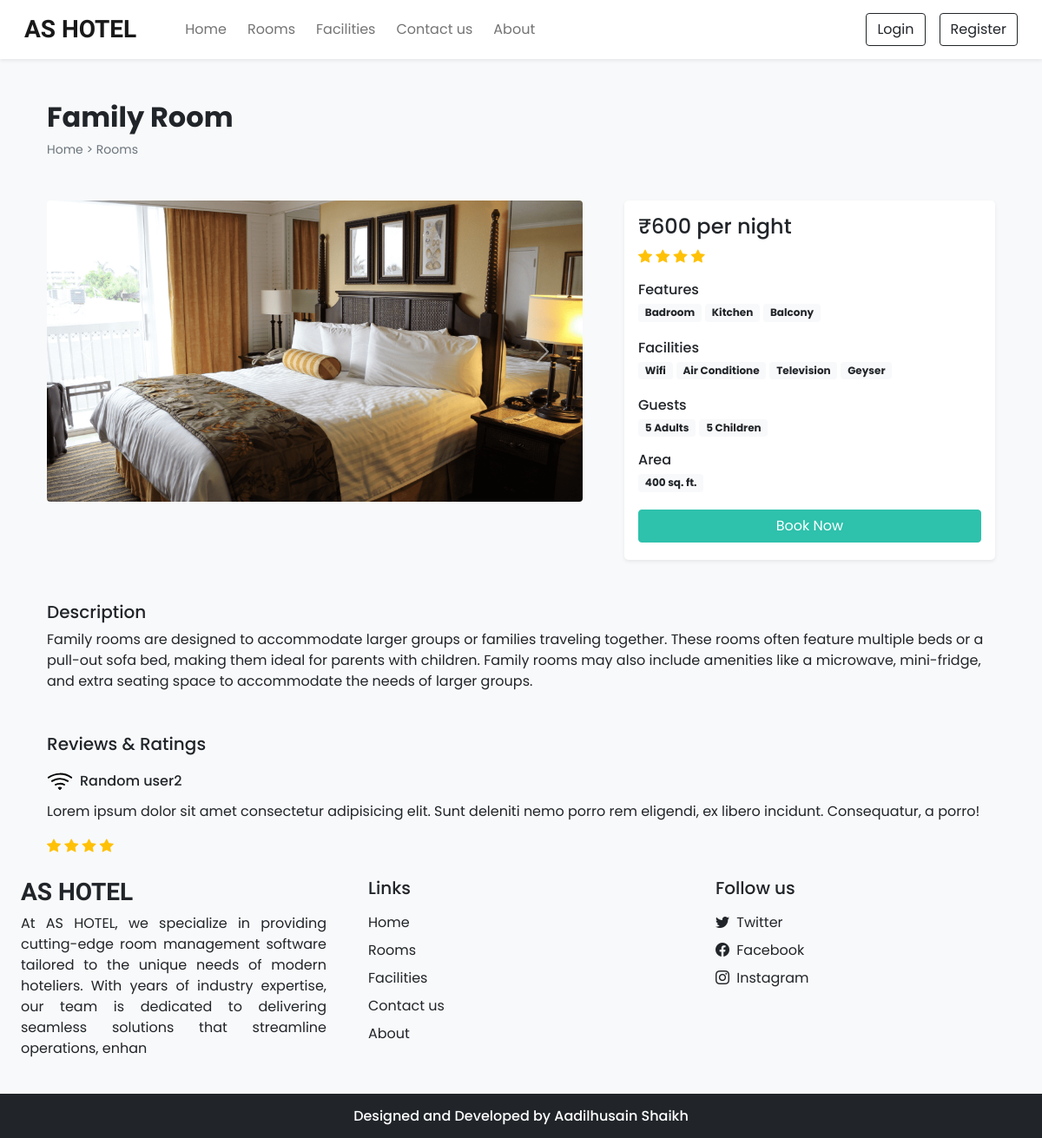
/room_details.php?id=10, run on the app's committed database.
### tables this page shows
CREATE TABLE `settings` (
  `sr_no` int(11) NOT NULL,
  `site_title` varchar(30) NOT NULL,
  `site_about` varchar(250) NOT NULL,
  `shutdown` tinyint(1) NOT NULL
);

CREATE TABLE `rooms` (
  `id` int(11) NOT NULL,
  `name` varchar(150) NOT NULL,
  `area` int(11) NOT NULL,
  `price` int(11) NOT NULL,
  `quantity` int(11) NOT NULL,
  `adult` int(11) NOT NULL,
  `children` int(11) NOT NULL,
  `description` varchar(350) NOT NULL,
  `status` int(11) NOT NULL DEFAULT 1,
  `removed` int(11) NOT NULL DEFAULT 0
);

CREATE TABLE `room_images` (
  `sr_no` int(11) NOT NULL,
  `room_id` int(11) NOT NULL,
  `image` varchar(150) NOT NULL,
  `thumb` tinyint(4) NOT NULL DEFAULT 0
);

CREATE TABLE `features` (
  `id` int(11) NOT NULL,
  `name` varchar(50) NOT NULL
);

CREATE TABLE `facilities` (
  `id` int(11) NOT NULL,
  `icon` varchar(100) NOT NULL,
  `name` varchar(50) NOT NULL,
  `description` varchar(500) NOT NULL
);

### admin/inc/db_config.php (called while the page is built, shortened)
<?php
    function select($sql,$values,$datatypes)
    {
        $con = $GLOBALS['con'];
        if($stmt = mysqli_prepare($con,$sql))
        {
            mysqli_stmt_bind_param($stmt,$datatypes,...$values);
            if(mysqli_stmt_execute($stmt)){
                $res = mysqli_stmt_get_result($stmt);
                return $res;
            }
            else{
                mysqli_stmt_close($stmt);
                die("Query cannot be executed - Select");
            }
        }
        else{
            die("Query cannot be prepared - Select");
        }
    }
?>

### room_details.php (the view, shortened to what this page needs)
<!doctype html>
<html lang="en">
<head>
    <?php require('inc/links.php'); ?>
</head>
<body class="bg-light">
    <?php require('inc/header.php'); ?>
    <?php
    $data = filteration($_GET);
    $room_res = select("SELECT * FROM `rooms` WHERE `id`=? AND `status` =? And `removed`=?", [$data['id'], 1, 0], 'iii');
    $room_data = mysqli_fetch_assoc($room_res);
    ?>
    <div class="container">
        <div class="row">
            <div class="col-12 my-5 px-4">
                <h2 class="fw-bold"><?php echo $room_data['name'] ?></h2>
                <div style="font-size: 14px;">
                    <a href="index.php" class="text-secondary text-decoration-none">Home</a>
                    <span class="text-secondary"> > </span>
                    <a href="rooms.php" class="text-secondary text-decoration-none">Rooms</a>
                </div>
            </div>
            <div class="col-lg-7 col-md-12 px-4">
                <div id="roomCarousel" class="carousel slide">
                    <div class="carousel-inner">
                        <?php
                            $room_img = ROOMS_IMG_PATH."thumbnail.jpg";
                            $img_q = mysqli_query($con, "SELECT * FROM `room_images`
                                WHERE `room_id`='$room_data[id]'");
                            if (mysqli_num_rows($img_q)>0)
                            {
                                $active_class = 'active';
                                while($img_res = mysqli_fetch_assoc($img_q))
                                {
                                    echo"
                                        <div class='carousel-item $active_class'>
                                            <img src='".ROOMS_IMG_PATH.$img_res['image']."' class='d-block w-100 rounded'>
                                        </div>
                                    ";
                                    $active_class='';
                                }
                            }
                            else{
                                echo "<div class='carousel-item active'>
                                    <img src='$room_img' class='d-block w-100'>
                                </div>";
                            }
                        ?>
                    </div>
                    <button class="carousel-control-prev" type="button" data-bs-target="#roomCarousel" data-bs-slide="prev">
                        <span class="carousel-control-prev-icon" aria-hidden="true"></span>
                    </button>
                    <button class="carousel-control-next" type="button" data-bs-target="#roomCarousel" data-bs-slide="next">
                        <span class="carousel-control-next-icon" aria-hidden="true"></span>
                    </button>
                </div>
            </div>
            <div class="col-lg-5 col-md-12 px-4">
                <div class="card mb-4 border-0 shadow-sm rounded-3">
                    <div class="card-body">
                        <?php
                            echo <<<price
                                <h4>₹$room_data[price] per night</h4>
                            price;
                            echo <<<rating
                                <div class="mb-3">
                                    <i class="bi bi-star-fill text-warning"></i>
                                    <i class="bi bi-star-fill text-warning"></i>
                                    <i class="bi bi-star-fill text-warning"></i>
                                    <i class="bi bi-star-fill text-warning"></i>
                                </div>
                            rating;
                            $fea_q = mysqli_query($con,"SELECT f.name FROM `features` f
                                INNER JOIN `room_features` rfea ON f.id = rfea.features_id
                                WHERE rfea.room_id = '$room_data[id]'");
                            $features_data = "";
                            while($fea_row = mysqli_fetch_assoc($fea_q))
                            {
                                $features_data .= "<span class='badge bg-light text-dark text-wrap me-1 mb-1'>
                                    $fea_row[name]
                                </span>";
                            }
                            echo<<<features
                                <div class="mb-3">
                                    <h6 class="mb-1">Features</h6>
                                    $features_data
                                </div>
                            features;
                            $fac_q = mysqli_query($con,"SELECT f.name FROM `facilities` f
                                INNER JOIN`room_facilities` rfac ON f.id = rfac.facilities_id
                                WHERE rfac.room_id = '$room_data[id]'");
                            $facilities_data = "";
                            while($fac_row = mysqli_fetch_assoc($fac_q))
                            {
                                $facilities_data .= "<span class='badge bg-light text-dark text-wrap me-1 mb-1'>
                                    $fac_row[name]
                                </span>";
                            }
                            echo<<<facilities
                                <div class="mb-3">
                                    <h6 class="mb-1">Facilities</h6>
                                    $facilities_data
                                </div>
                            facilities;
                            echo<<<guests
                                <div class="mb-3">
                                    <h6 class="mb-1">Guests</h6>
                                    <span class="badge bg-light text-dark text-wrap ">
                                        $room_data[adult] Adults
                                    </span>
                                    <span class="badge bg-light text-dark text-wrap ">
                                    $room_data[children] Children
                                    </span>
                                </div>
                            guests;
                            echo<<<area
                                <div class="mb-3">
                                    <h6 class="mb-1">Area</h6>
                                    <span class='badge bg-light text-dark text-wrap me-1 mb-1'>
                                        $room_data[area] sq. ft.
                                    </span>
                                </div>
                            area;
                            if(!$settings_r['shutdown']){
                                $login = 0;
                                echo<<<book
                                    <button onclick='checkLoginToBook($login,$room_data[id])' class="btn w-100 text-white custom-bg shadow-none mb-1">Book Now</button>
                                book;
                            }
                        ?>
                    </div>
                </div>
            </div>
            <div class="col-12 mt-4 px-4">
                <div class="mb-5">
                    <h5>Description</h5>
                    <p>
                        <?php echo $room_data['description'] ?>
                    </p>
                </div>
                <div>
                    <h5 class="mb-3">Reviews & Ratings</h5>
                    <div>
                        <div class="d-flex align-items-center mb-2">
                            <img src="Images/features/wifi.svg" width="30px">
                            <h6 class="m-0 ms-2">Random user2</h6>
                        </div>
                        <p>Lorem ipsum dolor sit amet consectetur adipisicing elit.
                            Sunt deleniti nemo porro rem eligendi, ex libero incidunt.
                            Consequatur, a porro!
                        </p>
                        <div class="rating">
                            <i class="bi bi-star-fill text-warning"></i>
                            <i class="bi bi-star-fill text-warning"></i>
                            <i class="bi bi-star-fill text-warning"></i>
                            <i class="bi bi-star-fill text-warning"></i>
                        </div>
                    </div>
                </div>
            </div>
        </div>
    </div>
    <?php require('inc/footer.php') ?>
</body>
</html>

### inc/links.php (shortened to what this page needs)
<link href="https://cdn.jsdelivr.net/npm/bootstrap@5.0.2/dist/css/bootstrap.min.css" rel="stylesheet">
    <link rel="stylesheet" href="https://cdn.jsdelivr.net/npm/bootstrap-icons@1.11.1/font/bootstrap-icons.css">
    <link rel="stylesheet" href="css/common.css">
<?php
    require('admin/inc/db_config.php');
    $contact_q = "SELECT * FROM `contact_details` WHERE `sr_no` = ?";
    $settings_q = "SELECT * FROM `settings` WHERE `sr_no` = ?";
    $values = [1];
    $contact_r = mysqli_fetch_assoc(select($contact_q,$values,'i'));
    $settings_r = mysqli_fetch_assoc(select($settings_q,$values,'i'));
?>

### inc/header.php (shortened to what this page needs)
<nav id="nav-bar" class="navbar navbar-expand-lg navbar-light bg-white px-lg-3 py-lg-2 shadow-sm sticky-top">
    <div class="container-fluid">
        <a class="navbar-brand me-5 fw-bold fs-3 h-font" href="index.php"><?php echo $settings_r['site_title'] ?></a>
        <div class="collapse navbar-collapse" id="navbarSupportedContent">
            <ul class="navbar-nav me-auto mb-2 mb-lg-0">
                <li class="nav-item">
                    <a class="nav-link me-2" href="index.php">Home</a>
                </li>
                <li class="nav-item">
                    <a class="nav-link me-2" href="rooms.php">Rooms</a>
                </li>
                <li class="nav-item">
                    <a class="nav-link me-2" href="facilities.php">Facilities</a>
                </li>
                <li class="nav-item">
                    <a class="nav-link me-2" href="contact.php">Contact us</a>
                </li>
                <li class="nav-item">
                    <a class="nav-link me-2" href="about.php">About</a>
                </li>
            </ul>
            <div class="d-flex">
                <?php
                    if(isset($_SESSION['login']) && $_SESSION['login'] == true)
                    {
                        $path = USERS_IMG_PATH;
                        echo <<<data
                            <div class="btn-group">
                                <button type="button" class="btn btn-outline-dark shadow-none dropdown-toggle" data-bs-toggle="dropdown" data-bs-display="static" aria-expanded="false">
                                    <img src="$path$_SESSION[uPic]" style="width: 25px; height: 25px;" class="me-1 rounded-circle">
                                    $_SESSION[uName]
                                </button>
                                <ul class="dropdown-menu dropdown-menu-lg-end">
                                    <li><a class="dropdown-item" href="profile.php">Profile</a></li>
                                    <li><a class="dropdown-item" href="bookings.php">Bookings</a></li>
                                    <li><a class="dropdown-item" href="logout.php">Logout</a></li>
                                </ul>
                            </div>
                        data;
                    }
                    else{
                        echo <<<data
                            <button type="button" class="btn btn-outline-dark shadow-none me-lg-3 me-2" data-bs-toggle="modal" data-bs-target="#loginModal">
                                Login
                            </button>
                            <button type="button" class="btn btn-outline-dark shadow-none" data-bs-toggle="modal" data-bs-target="#registerModal">
                                Register
                            </button>
                        data;
                    }
                ?>
            </div>
        </div>
    </div>
</nav>

### inc/footer.php (shortened to what this page needs)
<div class="container-fluid">
    <div class="row">
        <div class="col-lg-4 p-4">
            <h3 class="h-font fw-bold fs-3 mb-2"><?php echo $settings_r['site_title'] ?></h3>
            <p class="info_message">
                <?php echo $settings_r['site_about'] ?>
            </p>
        </div>
        <div class="col-lg-4 p-4">
            <h5 class="mb-3">Links</h5>
            <a href="index.php" class="d-inline-block mb-2 text-dark text-decoration-none ">Home</a> <br>
            <a href="rooms.php" class="d-inline-block mb-2 text-dark text-decoration-none ">Rooms</a> <br>
            <a href="facilities.php" class="d-inline-block mb-2 text-dark text-decoration-none ">Facilities</a> <br>
            <a href="contact.php" class="d-inline-block mb-2 text-dark text-decoration-none ">Contact us</a> <br>
            <a href="about.php" class="d-inline-block mb-2 text-dark text-decoration-none ">About</a>
        </div>
        <div class="col-lg-4 p-4">
            <h5 class="mb-3">Follow us</h5>
            <?php
                if($contact_r['tw']!=""){
                    echo<<<data
                        <a href="$contact_r[tw]" class="d-inline-block text-dark text-decoration-none mb-2">
                            <i class="bi bi-twitter me-1"></i> Twitter
                        </a><br>
                    data;
                }
            ?>
            <a href="<?php echo $contact_r['fb'] ?>" class="d-inline-block text-dark text-decoration-none mb-2">
                <i class="bi bi-facebook me-1"></i> Facebook
            </a><br>
            <a href="<?php echo $contact_r['insta'] ?>" class="d-inline-block text-dark text-decoration-none">
                <i class="bi bi-instagram me-1"></i> Instagram
            </a>
        </div>
    </div>
</div>
<h6 class="text-center bg-dark text-white p-3 m-0">Designed and Developed by Aadilhusain Shaikh</h6>

### css/common.css (style rules this page uses)
:root { --teal: #2ec1ac; --teal_hover: #279e8c; }
* { font-family: 'Poppins', sans-serif; }
.h-font { font-family: 'Merienda', cursive; }
.custom-bg { background-color: var(--teal); border: 1px solid var(--teal); }
.info_message { text-align: justify; }

### data on the page
settings: site_title "AS HOTEL", site_about "At AS HOTEL, we specialize in providing cutting-edge room management software tailored to the unique needs of modern hoteliers. With years of industry expertise, our team is dedicated to delivering seamless solutions that streamline operations, enhan"
rooms: name "Family Room", price "600", adult "5", children "5", area "400", description "Family rooms are designed to accommodate larger groups or families traveling together. These rooms often feature multiple beds or a pull-out sofa bed, making them ideal for parents with children. Family rooms may also include amenities like a microwave, mini-fridge, and extra seating space to accommodate the needs of larger groups."
room_images: image (picture)
features: name "Badroom"
features: name "Kitchen"
features: name "Balcony"
facilities: name "Wifi"
facilities: name "Air Conditione"
facilities: name "Television"
facilities: name "Geyser"
